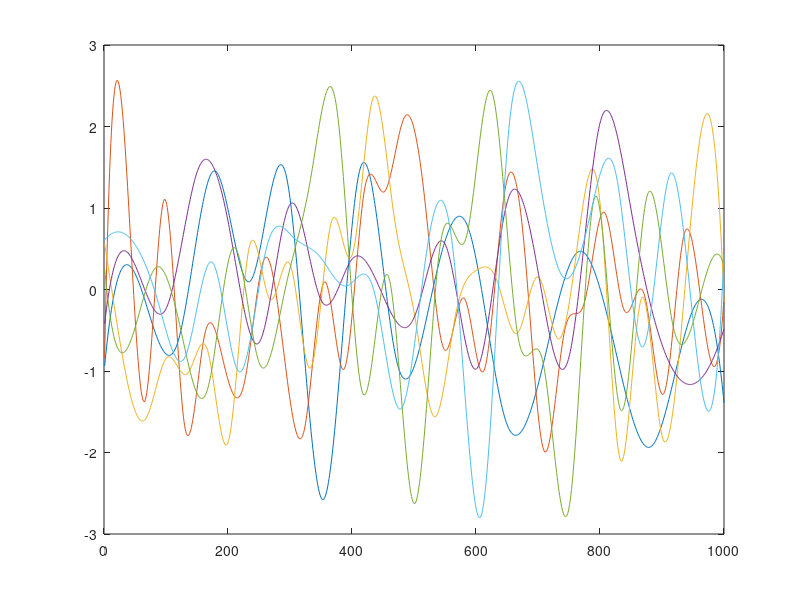

The MATLAB source for this figure: (Note: this script raises an error after producing the figure.)
%%
rng(1)
n = 10;
nClus = 3;
N = n*nClus;
p = 2;
T = 1000;

Lab = repelem(1:nClus, n);
d = randn(n*nClus,1)/5;
C_trans = zeros(N, p*nClus);
C = zeros(N, p);
for k = 1:length(Lab)
    C(k,:) = sum(Lab(1:k)==Lab(k))/sum(Lab==Lab(k)) + [-1 .5];
    C_trans(k, ((Lab(k)-1)*p+1):(Lab(k)*p)) = C(k,:);
end

X = zeros(p*nClus, T);
x0 = zeros(nClus*p,1);
Q0 = eye(nClus*p)*1e-2;
X(:,1) = mvnrnd(x0, Q0)';

b1 = ones(p,1)*0.01;
b2 = ones(p,1)*0;
b3 = ones(p,1)*-0.03;
b = [b1;b2;b3];
b = b*0;

Q1 = 1e-3*eye(p);
Q2 = 1e-3*eye(p);
Q3 = 1e-3*eye(p);
Q = blkdiag(Q1, Q2, Q3);

% Generate X offline (A unspecified)
for i=1:size(Q,1)
    k = ceil(rand()*20)+15;
    X(i,:) = interp1(linspace(0,1,k),...
        randn(k,1),linspace(0,1,T),'spline');
end
plot(X')


% let's generate lambda
logLam = zeros(n*nClus, T);
logLam(:,1) = d + C_trans*X(:,1);

for t=2:T
    logLam(:, t) = d + C_trans*X(:,t);
end

figure(1)
Y = poissrnd(exp(logLam));
clusterPlot(Y, Lab)

[~, S, V] = svd(C, 0);
Mcore = S*V';
M = kron(eye(nClus), Mcore);

X = M*X;
x0 = M*x0;
Q0 = M*Q0*M';
C = C/Mcore;
C_trans = C_trans/M;
% b = M*b;
% A = M*A/M;
Q = M*Q*M';

% center X around 0
g = mean(X, 2);
X = X - g;
x0 = x0 - g;
d = d - C_trans* g;
% b = b + g - A*g;

figure(2)
figure(2)
subplot(1,2,1)
imagesc(exp(logLam))
colorbar()
subplot(1,2,2)
imagesc(exp(d + C_trans*X))
colorbar()

figure(3)
clusterPlot(Y, Lab)

figure(4)
plot(X')

figure(5)
subplot(1,3,1)
plot(X(1:p,:)')
subplot(1,3,2)
plot(X(p+1:2*p,:)')
subplot(1,3,3)
plot(X(2*p+1:3*p,:)')
%%

% nClus = 1;
% Lab = ones(1,N);

rng(3)
ng = 10000;

X_fit = zeros(nClus*p, T, ng);
x0_fit = zeros(nClus*p, ng);

d_fit = zeros(N, nClus, ng);
mud_fit = zeros(nClus, ng);
sig2d_fit = zeros(nClus, ng);

% do I need to update mean of K?
K_fit = zeros(N, nClus*p, ng);
muK_fit = zeros(nClus, ng);
sig2K_fit = ones(nClus, ng);
C_fit = zeros(N, nClus*p, ng);

A_fit = zeros(nClus*p, nClus*p, ng);
b_fit = zeros(nClus*p, ng);
Q_fit = zeros(nClus*p, nClus*p, ng);

% priors...
Q0 = eye(nClus*p)*1e-2;

% priors for initial (x0)
mux00 = zeros(nClus*p, 1);
Sigx00 = eye(nClus*p);

% prior for K: C = K*(K'*K)^{-1/2}
% vec(K) ~ N(mu_k*1, sig2K*I)
% i.e. k_{ij} ~ (i.i.d.) N(mu_k, sig2K)
nuK0 = 1;
sig2K0 = 1;
deltaK0 = 0;
kK0 = 1;

% prior for d
nud0 = 1;
sig2d0 = 1e-2;
deltad0 = 0;
kd0 = 1;

% prior for linear dyanmics (b, A, Q)
BA0 =[0 1]';
Lamb0 = eye(2);
Psi0 = 1e-4;
nu0 = 1+2;

% initials...
sig2d_fit(:,1) = ones(nClus,1)*1e-2;
mud_fit(:,1) = zeros(nClus,1);
d_fit(:,:,1) = zeros(N,nClus);

muK_fit(:,1) = zeros(nClus, 1);
sig2K_fit(:,1) = ones(nClus, 1);

K_raw = randn(N, p);
d_tmp = zeros(N,1);
for k = unique(Lab)
    ladid_tmp = id2id(k, p);
    K_tmp = K_raw(Lab == k, :);
    K_fit(Lab == k, ladid_tmp, 1) = K_tmp;
    C_fit(Lab == k, ladid_tmp, 1) = K_tmp/(sqrtm(K_tmp'*K_tmp));
    d_tmp(Lab == k) = d_fit(Lab ==k, k);
end

A_fit(:,:,1) = eye(nClus*p);
b_fit(:,1) = zeros(nClus*p, 1);
Q_fit(:,:,1) = eye(nClus*p)*1e-4;

x0_fit(:,1) = lsqr(C_fit(:,:,1),(log(mean(Y(:,1:10),2))-d_tmp));
[X_fit(:,:,1),~,~] = ppasmoo_poissexp_v2(Y,C_fit(:,:,1),d_tmp,...
    x0_fit(:,1),Q0,A_fit(:,:,1),b_fit(:,1),Q_fit(:,:,1));
X_fit(:,:,1) = X_fit(:,:,1) - mean(X_fit(:,:,1), 2);


%% MCMC
optdK.M=1;
optdK.Madapt=0;
epsilon = 0.01*ones(nClus,1);
burnIn = round(ng/10);
flg = 0;
nX = p*T;

xnorm = zeros(ng,1);
xnorm(1) = norm(X_fit(:,:,1), 'fro');
for g = 58:ng
    
    % disp(g)
    
    % (1) update X_fit
    % adaptive smoothing
    
    d_raw = d_fit(:,:,g-1);
    I = (1 : size(d_raw, 1)) .';
    k = sub2ind(size(d_raw), I, Lab');
    d_tmp = d_raw(k);
    C_tmp = C_fit(:,:,g-1);
    
    x0_tmp = x0_fit(:,g-1);
    A_tmp = A_fit(:,:,g-1);
    b_tmp = b_fit(:,g-1);
    Q_tmp = Q_fit(:,:,g-1);
    X_tmp = X_fit(:,:,g-1);
    
    gradHess = @(vecX) gradHessX(vecX, d_tmp, C_tmp, x0_tmp, Q0, Q_tmp, A_tmp, b_tmp, Y);
    [muXvec,~,hess_tmp,~] = newtonGH(gradHess,X_tmp(:),1e-8,1000);
    if(sum(isnan(muXvec)) ~= 0)
        disp('use adaptive smoother initial')
        X_tmp = ppasmoo_poissexp_v2(Y,C_tmp,d_tmp,x0_tmp,Q0,A_tmp,b_tmp,Q_tmp);
        [muXvec,~,hess_tmp,~] = newtonGH(gradHess,X_tmp(:),1e-8,1000);
    end
    
    % use Cholesky decomposition to sample efficiently
    R = chol(-hess_tmp,'lower'); % sparse
    z = randn(length(muXvec), 1) + R'*muXvec;
    Xsamp = R'\z;
    X_fit(:,:,g) = reshape(Xsamp,[], T);
    % hard centering...
    X_fit(:,:,g) = X_fit(:,:,g) - mean(X_fit(:,:,g), 2);
    
    % (2) update x0_fit
    Sigx0 = inv(inv(Sigx00) + inv(Q0));
    mux0 = Sigx0*(Sigx00\mux00 + Q0\X_fit(:,1,g));
    x0_fit(:,g) = mvnrnd(mux0, Sigx0)';
    
    xnorm_change = norm(X_fit(:,:,g) - X_fit(:,:,g-1), 'fro');
    if(g < round(burnIn/10))
        tuneState = 1; % change epsilon
        disp("iter " + g + ": " + xnorm_change + ", changing");
    elseif(flg == 1)
        tuneState = 3; % fix epsilon
        disp("iter " + g + ": " + xnorm_change + ", tuned");
    else
        if(g > burnIn || xnorm_change < sqrt(1e-2*nX))
            tuneState = 2; % tune epsilon
            flg = 1;
            disp("iter " + g + ": " + xnorm_change + ", tuning");
        else
            tuneState = 1; % change epsilon
            disp("iter " + g + ": " + xnorm_change + ", changing");
        end
    end
    
    % (3) update  C_fit (K_fit): cluster-wise
    % NUTS (no U turn sampler)
    for l = unique(Lab(:))'
        latentId = id2id(l,p);
        nj = sum(Lab == l);
        
        lpdf = @(dKvec) dKlpdf_blk(Y(Lab == l,:), dKvec(1:nj),...
            reshape(dKvec((nj+1):end), [], p), X_fit(latentId,:,g),...
            mud_fit(l,g-1), sig2d_fit(l,g-1), muK_fit(l,g-1), sig2K_fit(l,g-1));
        glpdf = @(dKvec) getGrad(lpdf, dKvec);
        fg=@(dKvec_r) deal(lpdf(dKvec_r'), glpdf(dKvec_r')'); % log density and gradient
        
        dKvec0 = [d_fit(Lab == l,l, g-1); reshape(K_fit(Lab == l,latentId,g-1), [], 1)];
        
        switch tuneState
            case 1
                [dK_NUTS, ~, ~]=hmc_nuts(fg, dKvec0',optdK);
            case 2
                optdK.Madapt=50;
                [dK_NUTS, ~, diagn]=hmc_nuts(fg, dKvec0',optdK);
                epsilon(l) = diagn.opt.epsilonbar;
                optdK.Madapt=0;
            case 3
                optdK.epsilon = epsilon(l);
                [dK_NUTS, ~, ~]=hmc_nuts(fg, dKvec0',optdK);
        end
        
        % d_fit
        d_fit(Lab == l,l,g) = dK_NUTS(end,1:nj)';
        Kfit_tmp = reshape(dK_NUTS(end,(nj+1):end), [], p);
        K_fit(Lab == l,latentId,g) = Kfit_tmp;
        C_fit(Lab == l,latentId,g) = Kfit_tmp/(sqrtm(Kfit_tmp'*Kfit_tmp));
        
        % (4) update mud_fit & sig2d_fit
        dj = d_fit(Lab == l, l, g);
        dbar = mean(dj);
        kdn = kd0 + nj;
        
        % sig2d_fit
        alph = (nud0 + nj)/2;
        beta = (nud0*sig2d0 + sum((dj - dbar).^2) +...
            (kd0*nj/kdn)*((dbar - deltad0)^2))/2;
        sig2d_fit(l, g) = 1/gamrnd(alph, 1/beta);
        
        % mud_fit
        mud_fit(l,g) = normrnd((kd0*deltad0 + sum(dj))/kdn,...
            sqrt(sig2d_fit(l, g)/kdn));
        
        % (5) update muK_fit & sig2K_fit
        k_tmp = reshape(K_fit(Lab == l,latentId,g), [], 1);
        nk = length(k_tmp);
        kbar = mean(k_tmp);
        kKn = kK0 + nk;
        
        % sig2K_fit
        alph = (nuK0 + nk)/2;
        beta = (nuK0*sig2K0 + sum((k_tmp - kbar).^2) +...
            (kK0*nk/kKn)*((kbar - deltaK0)^2))/2;
        sig2K_fit(l, g) = 1/gamrnd(alph, 1/beta);
        
        % muK_fit
        muK_fit(l,g) = normrnd((kK0*deltaK0 + sum(k_tmp))/kKn,...
            sqrt(sig2K_fit(l, g)/kKn));
    end
    
    
    for k = 1:size(X_fit, 1)
        
        % (5)update Q
        Y_BA = X_fit(k,2:T,g)';
        X_BA = [ones(T-1,1) X_fit(k,1:(T-1),g)'];
        
        BAn = (X_BA'*X_BA + Lamb0)\(X_BA'*Y_BA + Lamb0*BA0);
        PsiQ = Psi0 + (Y_BA - X_BA*BAn)'*(Y_BA - X_BA*BAn) +...
            (BAn - BA0)'*Lamb0*(BAn - BA0);
        nuQ = T-1 + nu0;
        Q_fit(k,k,g) = iwishrnd(PsiQ,nuQ);
        
        % (6) update b_fit & A_fit
        Lambn = X_BA'*X_BA + Lamb0;
        BAsamp = mvnrnd(BAn(:), kron(Q_fit(k,k,g), inv(Lambn)))';
        b_fit(k,g) = BAsamp(1);
        A_fit(k,k,g) = BAsamp(2);
    end
    
    
    figure(1)
    subplot(3,2,1)
    plot(X(1:p,:)')
    title('true')
    subplot(3,2,2)
    plot(X_fit(1:p,:,g)')
    title('fit')
    subplot(3,2,3)
    plot(X(p+1:2*p,:)')
    subplot(3,2,4)
    plot(X_fit(p+1:2*p,:,g)')
    subplot(3,2,5)
    plot(X(2*p+1:3*p,:)')
    subplot(3,2,6)
    plot(X_fit(2*p+1:3*p,:,g)')
    
%     xnorm(g) = norm(X_fit(:,:,g), 'fro');subplot(1,2,1)
    
    figure(2)
    subplot(1,2,1)
    imagesc(exp(C_trans*X + d))
    cLim = caxis;
    title('true')
    colorbar()
    subplot(1,2,2)
    C_fit_mean = mean(C_fit(:,:,g), 3);
    imagesc(exp(C_fit_mean*mean(X_fit(:,:,g), 3)))
    set(gca,'CLim',cLim)
    title('fit')
    colorbar()
end